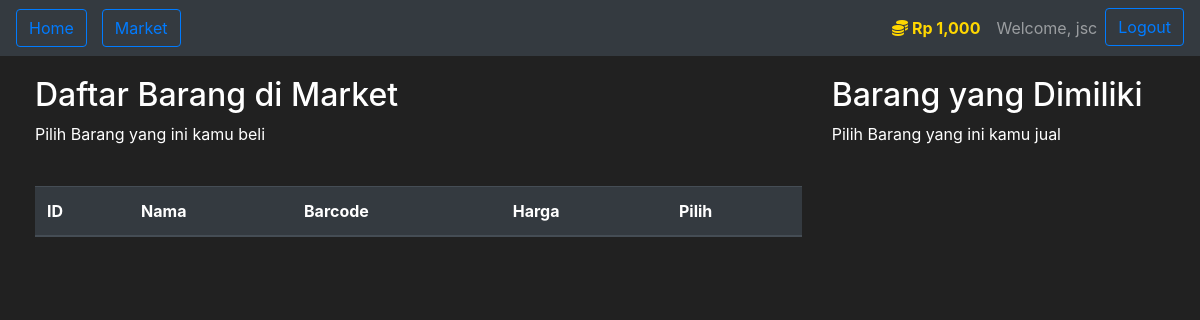
The page /market (signed in) on the database as committed earlier.
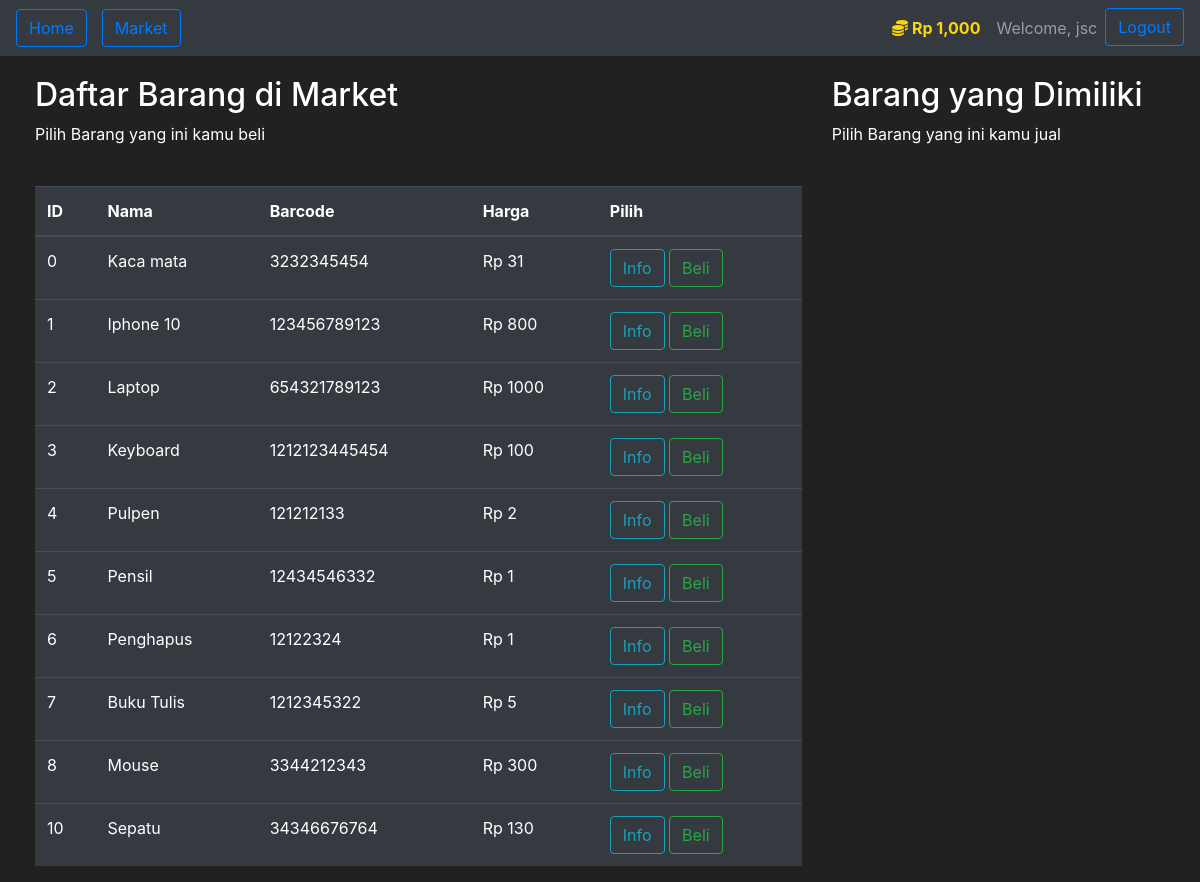
The same page on the database as committed later.
### market/models.py (models this page shows, shortened)
class User(db.Model, UserMixin):
    id = db.Column(db.Integer(), primary_key=True)
    username = db.Column(db.String(length=30), nullable=False, unique=True)
    email_address = db.Column(db.String(length=50), nullable=False, unique=True)
    password_hash = db.Column(db.String(length=60), nullable=False)
    budget = db.Column(db.Integer(), nullable=False, default=1000000)
    items = db.relationship('Item', backref='owned_user', lazy=True)
    @property
    def prettier_budget(self):
        if len(str(self.budget)) >= 4:
            return f'Rp {str(self.budget)[:-3]},{str(self.budget)[-3:]}'
        else:
            return f"Rp {self.budget}"
    @property
    def password(self):
        return self.password

class Item(db.Model):
    id = db.Column(db.Integer(), primary_key=True)
    name = db.Column(db.String(length=30), nullable=False, unique=True)
    price = db.Column(db.Integer(), nullable=False)
    barcode = db.Column(db.String(length=12), nullable=False, unique=True)
    description = db.Column(db.String(length=1024), nullable=False, unique=True)
    owner = db.Column(db.Integer(), db.ForeignKey('user.id'))

### market/routes.py (the view, shortened to what this page needs)
@app.route('/market', methods=['GET', 'POST'])
@login_required
def market_page():
    purchase_form = PurchaseItemForm()
    selling_form = SellItemForm()
    if request.method == "GET":
        items = Item.query.filter_by(owner=None)
        owned_items = Item.query.filter_by(owner=current_user.id)
        return render_template('market.html', items=items, purchase_form=purchase_form, owned_items=owned_items, selling_form=selling_form)

### market/models.py (called while the page is built)
@login_manager.user_loader
def load_user(user_id):
    return User.query.get(int(user_id))

### market/templates/market.html (shortened to what this page needs)
{% extends 'base.html' %}
{% block content %}
<div class="row" style="margin-top:20px; margin-left:20px">
   <div class="col-8">
       <h2>Daftar Barang di Market</h2>
       <p>Pilih Barang yang ini kamu beli</p>
       <br>
      <table class="table table-hover table-dark">
         <thead>
            <tr>
               <th scope="col">ID</th>
               <th scope="col">Nama</th>
               <th scope="col">Barcode</th>
               <th scope="col">Harga</th>
               <th scope="col">Pilih</th>
            </tr>
         </thead>
         <tbody>
            {% for item in items %}
            <tr>
               <td>{{ item.id }}</td>
               <td>{{ item.name }}</td>
               <td>{{ item.barcode }}</td>
               <td>Rp {{ item.price }}</td>
               <td>
                  <button class="btn btn-outline-info" data-toggle="modal" data-target="#Modal-MoreInfo-{{ item.id }}">Info</button>
                  <button class="btn btn-outline-success" data-toggle="modal" data-target="#Modal-PurchaseConfirm-{{ item.id }}">Beli</button>
               </td>
            </tr>
            {% endfor %}
         </tbody>
      </table>
   </div>
   <div class="col-4">
        <h2>Barang yang Dimiliki</h2>
        <p>Pilih Barang yang ini kamu jual</p>
        <br>
   </div>
</div>
{% endblock %}

### market/templates/base.html (shortened to what this page needs)
<!doctype html>
<html lang="en">
   <head>
      <link rel="stylesheet" href="https://cdn.jsdelivr.net/npm/bootstrap@4.5.3/dist/css/bootstrap.min.css">
   </head>
   <body>
    <nav class="navbar navbar-expand-md navbar-dark bg-dark">
      <div class="collapse navbar-collapse" id="navbarNav">
        <ul class="navbar-nav mr-auto">
            <li class="nav-item active">
                <a class="btn btn-outline-primary" href="{{ url_for('home_page') }}">Home <span class="sr-only">(current)</span></a>
            </li>
            <li class="nav-item col-4">
                <a class="btn btn-outline-primary" href="{{ url_for('market_page') }}">Market</a>
            </li>
        </ul>
          {% if current_user.is_authenticated %}
            <ul class="navbar-nav">
                <li class="nav-item">
                    <a class="nav-link" style="color: gold; font-weight: bold">
                        <i class="fas fa-coins"></i>
                        {{ current_user.prettier_budget }}
                    </a>
                </li>
                <li class="nav-item">
                    <a class="nav-link">Welcome, {{ current_user.username }}</a>
                </li>
                <li class="nav-item">
                    <a class="btn btn-outline-primary" href="{{ url_for('logout_page') }}">Logout</a>
                </li>
            </ul>
          {% endif %}
      </div>
    </nav>
      {% block content %}
      {% endblock %}
   </body>
</html>

### market/templates/base.html (style rules this page uses)
body { background-color: #212121; color: white }

Rows that differ between the two databases and show on the page:
added Item: id "0", name "Kaca mata", barcode "3232345454", price "31"
now on this page (row edited): Item: id "1", name "Iphone 10", barcode "123456789123", price "800"
now on this page (row edited): Item: id "2", name "Laptop", barcode "654321789123", price "1000"
added Item: id "3", name "Keyboard", barcode "1212123445454", price "100"
added Item: id "4", name "Pulpen", barcode "121212133", price "2"
added Item: id "5", name "Pensil", barcode "12434546332", price "1"
added Item: id "6", name "Penghapus", barcode "12122324", price "1"
added Item: id "7", name "Buku Tulis", barcode "1212345322", price "5"
added Item: id "8", name "Mouse", barcode "3344212343", price "300"
added Item: id "10", name "Sepatu", barcode "34346676764", price "130"
